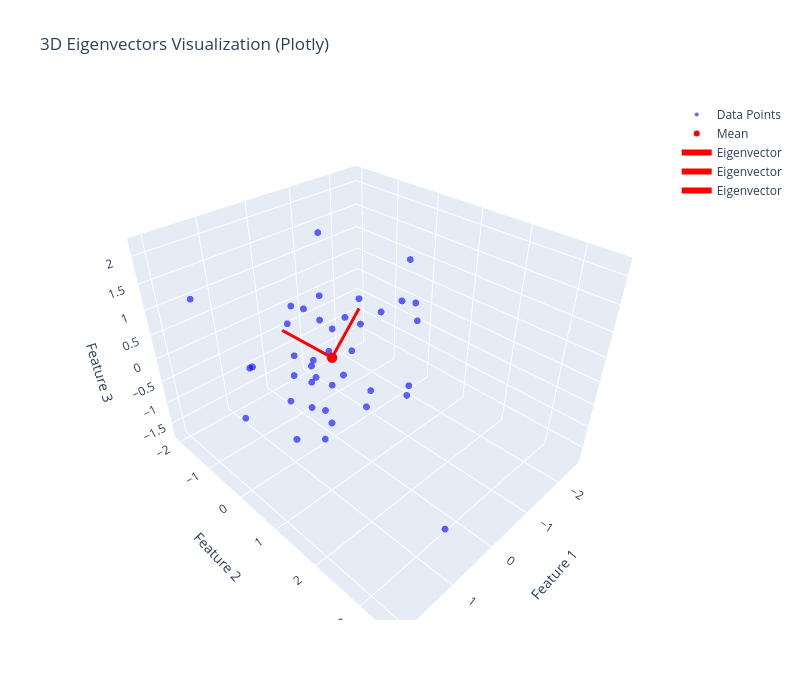

The notebook cell saved with this chart:
### Code cell
# Extract mean
mean_point = df[['feature1', 'feature2', 'feature3']].mean().values

# Create scatter plot for points
scatter = go.Scatter3d(
    x=df['feature1'],
    y=df['feature2'],
    z=df['feature3'],
    mode='markers',
    marker=dict(size=4, opacity=0.6, color='blue'),
    name="Data Points"
)

# Mark the mean point
mean_scatter = go.Scatter3d(
    x=[mean_point[0]],
    y=[mean_point[1]],
    z=[mean_point[2]],
    mode='markers',
    marker=dict(size=6, color='red'),
    name="Mean"
)

# --- Eigenvector arrows ---
arrow_traces = []
for v in eigen_vectors.T:  # each eigenvector
    arrow = go.Scatter3d(
        x=[mean_point[0], mean_point[0] + v[0]],
        y=[mean_point[1], mean_point[1] + v[1]],
        z=[mean_point[2], mean_point[2] + v[2]],
        mode='lines',
        line=dict(width=6, color='red'),
        name="Eigenvector"
    )
    arrow_traces.append(arrow)

# Create the figure
fig = go.Figure(data=[scatter, mean_scatter] + arrow_traces)

fig.update_layout(
    title="3D Eigenvectors Visualization (Plotly)",
    scene=dict(
        xaxis_title="Feature 1",
        yaxis_title="Feature 2",
        zaxis_title="Feature 3"
    ),
    width=800,
    height=700
)

fig.show()

### Figure 1 — Plotly figure (JSON) as saved in the notebook; plotly's stock layout.template omitted (floating-point values rounded to 4 significant figures)
{"data": [{"marker": {"color": "blue", "opacity": 0.6, "size": 4}, "mode": "markers", "name": "Data Points", "type": "scatter3d", "x": [-0.6694, 0.5042, -0.1685, 1.087, 2.09, -1.012, 0.8585, 1.171, -0.01146, 0.8783, -0.2004, 0.7146, -1.595, -0.09748, 0.535, 0.2756, 0.4504, -0.4191, -1.278, -0.7474, 0.8671, 0.204, -1.263, 0.2608, 1.342, -0.7008, -0.213, 0.6999, -0.3991, -0.2245, -1.987, -0.04273, -0.125, 0.4069, 1.38, -2.571, 1.566, 0.729, -1.048, -1.247], "y": [-1.998, 0.9326, -1.349, 3.557, -0.7576, 0.955, -0.002939, -0.7715, -0.04693, 0.6099, -0.4509, -0.2619, 0.1966, -0.3822, 0.07385, 2.035, 0.2299, 0.5537, 0.6401, -0.9667, 0.9358, -0.4152, -0.01819, 0.05408, -0.9627, -1.526, 0.04901, -0.3895, -0.427, -1.011, -1.336, 0.8235, 0.3877, -0.0237, 1.394, -0.2996, -0.2199, -0.2741, 1.055, -0.5939], "z": [-0.04268, 1.459, -0.7067, -0.6577, 1.731, -0.662, 0.0538, 0.002171, -0.6496, 0.3496, 2.183, 0.9107, 0.5941, -1.504, 0.127, 0.4423, -1.511, -0.6696, 1.701, -0.6934, -0.4264, -1.27, 0.4054, 1.386, -1.184, -1.749, -0.4713, -0.8169, 0.2358, 0.4913, -0.7643, -0.6776, 0.2769, 0.1348, 1.991, -0.05404, 0.461, -1.662, 0.7745, 0.4613]}, {"marker": {"color": "red", "size": 6}, "mode": "markers", "name": "Mean", "type": "scatter3d", "x": [-5.551e-17], "y": [4.996e-17], "z": [-2.22e-17]}, {"line": {"color": "red", "width": 6}, "mode": "lines", "name": "Eigenvector", "type": "scatter3d", "x": [-5.551e-17, -0.5388], "y": [4.996e-17, -0.6561], "z": [-2.22e-17, -0.5285]}, {"line": {"color": "red", "width": 6}, "mode": "lines", "name": "Eigenvector", "type": "scatter3d", "x": [-5.551e-17, -0.6936], "y": [4.996e-17, -0.01058], "z": [-2.22e-17, 0.7203]}, {"line": {"color": "red", "width": 6}, "mode": "lines", "name": "Eigenvector", "type": "scatter3d", "x": [-5.551e-17, 0.4781], "y": [4.996e-17, -0.7546], "z": [-2.22e-17, 0.4494]}], "layout": {"height": 700, "scene": {"xaxis": {"title": {"text": "Feature 1"}}, "yaxis": {"title": {"text": "Feature 2"}}, "zaxis": {"title": {"text": "Feature 3"}}}, "title": {"text": "3D Eigenvectors Visualization (Plotly)"}, "width": 800}}
